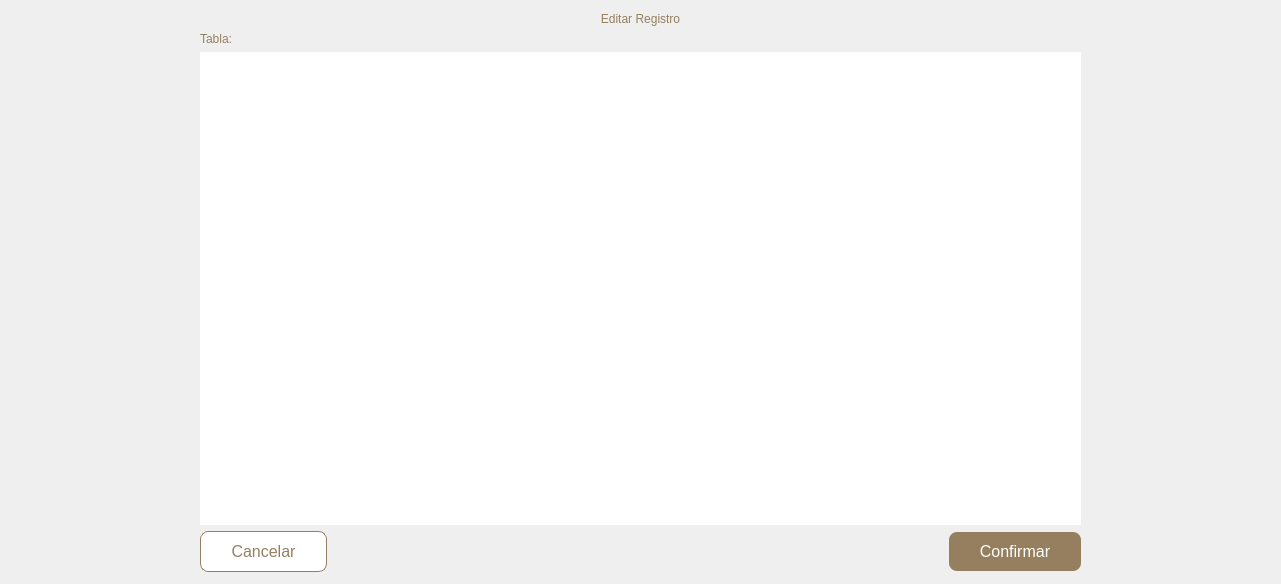
<?xml version="1.0" encoding="UTF-8"?>
<ui version="4.0">
 <class>Dialog</class>
 <widget class="QDialog" name="Dialog">
  <property name="geometry">
   <rect>
    <x>0</x>
    <y>0</y>
    <width>1281</width>
    <height>584</height>
   </rect>
  </property>
  <property name="windowTitle">
   <string>Dialog</string>
  </property>
  <layout class="QVBoxLayout" name="verticalLayout_2">
   <property name="leftMargin">
    <number>200</number>
   </property>
   <property name="topMargin">
    <number>12</number>
   </property>
   <property name="rightMargin">
    <number>200</number>
   </property>
   <property name="bottomMargin">
    <number>12</number>
   </property>
   <item>
    <widget class="QLabel" name="titulo">
     <property name="styleSheet">
      <string notr="true">font: 24pt &quot;Arial Rounded MT Bold&quot;;
color: #957F5F;
</string>
     </property>
     <property name="text">
      <string>Editar Registro</string>
     </property>
     <property name="alignment">
      <set>Qt::AlignCenter</set>
     </property>
    </widget>
   </item>
   <item>
    <layout class="QVBoxLayout" name="verticalLayout_3">
     <item>
      <widget class="QLabel" name="label_tabla">
       <property name="styleSheet">
        <string notr="true">font: 18pt &quot;Arial Rounded MT Bold&quot;;
color: #957F5F;</string>
       </property>
       <property name="text">
        <string>Tabla:</string>
       </property>
      </widget>
     </item>
    </layout>
   </item>
   <item>
    <widget class="QScrollArea" name="scrollArea">
     <property name="styleSheet">
      <string notr="true">QScrollArea{
border: none;
background: white;
}
QScrollBar:vertical {
	border: none;
    background: white;
    width: 14px;
    margin: 15px 0 15px 0;
	border-radius: 0px;
 }

/*  HANDLE BAR VERTICAL */
QScrollBar::handle:vertical {	
	background-color: #CCCCCC;
	min-height: 30px;
	border-radius: 7px;
}
QScrollBar::handle:vertical:hover{	
	background-color: #666666;
}
QScrollBar::handle:vertical:pressed {	
	background-color: #666666;
}

/* BTN TOP - SCROLLBAR */
QScrollBar::sub-line:vertical {
	border: none;
	background-color: white;
	height: 15px;
	border-top-left-radius: 7px;
	border-top-right-radius: 7px;
	subcontrol-position: top;
	subcontrol-origin: margin;
}
QScrollBar::sub-line:vertical:hover {	
	background-color: white;
}
QScrollBar::sub-line:vertical:pressed {	
	background-color: white
}

/* BTN BOTTOM - SCROLLBAR */
QScrollBar::add-line:vertical {
	border: none;
	background-color: white
	height: 15px;
	border-bottom-left-radius: 7px;
	border-bottom-right-radius: 7px;
	subcontrol-position: bottom;
	subcontrol-origin: margin;
}
QScrollBar::add-line:vertical:hover {	
	background-color: white;
}
QScrollBar::add-line:vertical:pressed {	
	background-color: white;
}

/* RESET ARROW */
QScrollBar::up-arrow:vertical, QScrollBar::down-arrow:vertical {
	background: none;
}
QScrollBar::add-page:vertical, QScrollBar::sub-page:vertical {
	background: none;
}
</string>
     </property>
     <property name="widgetResizable">
      <bool>true</bool>
     </property>
     <widget class="QWidget" name="scrollAreaWidgetContents">
      <property name="geometry">
       <rect>
        <x>0</x>
        <y>0</y>
        <width>881</width>
        <height>24</height>
       </rect>
      </property>
      <property name="sizePolicy">
       <sizepolicy hsizetype="Preferred" vsizetype="Maximum">
        <horstretch>0</horstretch>
        <verstretch>0</verstretch>
       </sizepolicy>
      </property>
      <property name="styleSheet">
       <string notr="true">background-color:white</string>
      </property>
      <layout class="QVBoxLayout" name="verticalLayout">
       <property name="leftMargin">
        <number>12</number>
       </property>
       <property name="rightMargin">
        <number>25</number>
       </property>
      </layout>
     </widget>
    </widget>
   </item>
   <item>
    <layout class="QGridLayout" name="gridLayout">
     <property name="leftMargin">
      <number>0</number>
     </property>
     <item row="0" column="0">
      <widget class="QPushButton" name="pushButton_cancelar">
       <property name="styleSheet">
        <string notr="true">QPushButton {
border-radius: 8px;
border: 1px solid #957F5F;
background-color: white;
color: #957F5F;
font-size: 16px;
padding: 10px 30px;
}

QPushButton:hover {
	background-color: rgb(116, 91, 47);
	color: rgb(255, 255, 255);
	border: 3px solid  rgb(116, 91, 47);
}

QPushButton:pressed {
    border-style: inset;
    background-color: rgb(103, 80, 41);
	color: rgb(255, 255, 255);
	border: 3px solid  rgb(103, 80, 41);
}</string>
       </property>
       <property name="text">
        <string>Cancelar</string>
       </property>
      </widget>
     </item>
     <item row="0" column="2">
      <widget class="QPushButton" name="pushButton_confirmar">
       <property name="styleSheet">
        <string notr="true">QPushButton {
border-radius: 8px;
background-color: #957F5F;
color: white;
font-size: 16px;
padding: 10px 30px;
}

QPushButton:hover {
	background-color: rgb(116, 91, 47);
	color: rgb(255, 255, 255);
	border: 3px solid  rgb(116, 91, 47);
}

QPushButton:pressed {
    border-style: inset;
    background-color: rgb(103, 80, 41);
	color: rgb(255, 255, 255);
	border: 3px solid  rgb(103, 80, 41);
}</string>
       </property>
       <property name="text">
        <string>Confirmar</string>
       </property>
      </widget>
     </item>
     <item row="0" column="1">
      <spacer name="horizontalSpacer">
       <property name="orientation">
        <enum>Qt::Horizontal</enum>
       </property>
       <property name="sizeHint" stdset="0">
        <size>
         <width>40</width>
         <height>20</height>
        </size>
       </property>
      </spacer>
     </item>
    </layout>
   </item>
  </layout>
 </widget>
 <resources/>
 <connections/>
</ui>
